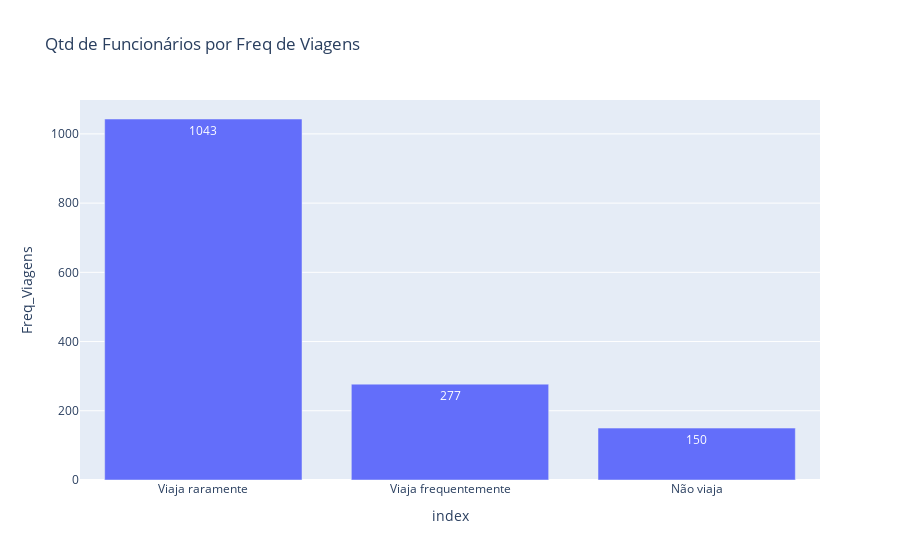

Notebook code for this chart:
### Code cell
fig = px.bar(contagem, x ='index', y ='Freq_Viagens',title = 'Qtd de Funcionários por Freq de Viagens',text_auto = True) 
fig.show ()

### Figure 1 — Plotly figure (JSON) as saved in the notebook; plotly's stock layout.template omitted (floating-point values rounded to 4 significant figures)
{"data": [{"alignmentgroup": "True", "hovertemplate": "index=%{x}<br>Freq_Viagens=%{y}<extra></extra>", "legendgroup": "", "marker": {"color": "#636efa", "pattern": {"shape": ""}}, "name": "", "offsetgroup": "", "orientation": "v", "showlegend": false, "textposition": "auto", "texttemplate": "%{y}", "type": "bar", "x": ["Viaja raramente", "Viaja frequentemente", "Não viaja"], "xaxis": "x", "y": [1043, 277, 150], "yaxis": "y"}], "layout": {"autosize": true, "barmode": "relative", "legend": {"tracegroupgap": 0}, "title": {"text": "Qtd de Funcionários por Freq de Viagens"}, "xaxis": {"anchor": "y", "autorange": true, "domain": [0, 1], "range": [-0.5, 2.5], "title": {"text": "index"}, "type": "category"}, "yaxis": {"anchor": "x", "autorange": true, "domain": [0, 1], "range": [0, 1098.0], "title": {"text": "Freq_Viagens"}, "type": "linear"}}}
